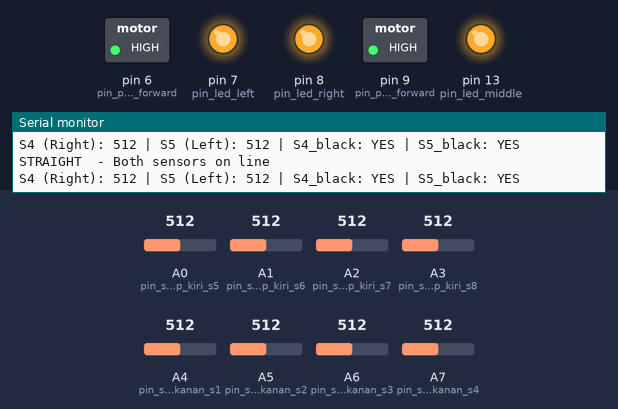
Bench run of a sketch on a simulated Arduino Nano, built with avr-gcc and run on an emulated ATmega328P. On the bench: switched loads named in the sketch (green lamp = pin HIGH), output pins drawn as LEDs (lit = HIGH), the last lines printed to the serial monitor. The inputs (shaded band) are chosen by the test bench; at power-on: A0 (pin_sensor_sayap_kiri_s5) = 512, A7 (pin_sensor_sayap_kanan_s4) = 512, A1 (pin_sensor_sayap_kiri_s6) = 512, A6 (pin_sensor_sayap_kanan_s3) = 512, A2 (pin_sensor_sayap_kiri_s7) = 512, A3 (pin_sensor_sayap_kiri_s8) = 512, A4 (pin_sensor_sayap_kanan_s1) = 512, A5 (pin_sensor_sayap_kanan_s2) = 512.

Above: at 1.3 s.
1.4 s: A0 (pin_sensor_sayap_kiri_s5) set to 490
At 2.1 s:
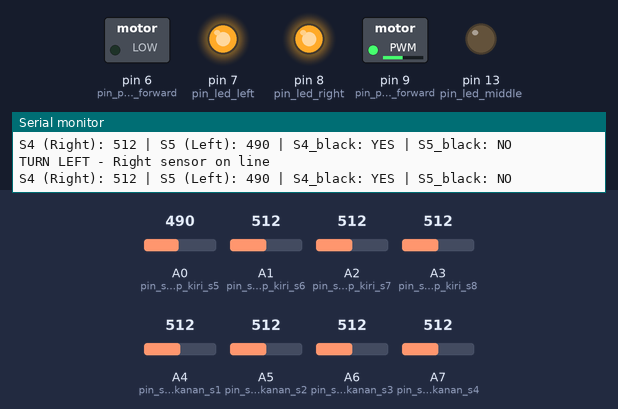
2.9 s: A7 (pin_sensor_sayap_kanan_s4) set to 487
At 3.5 s:
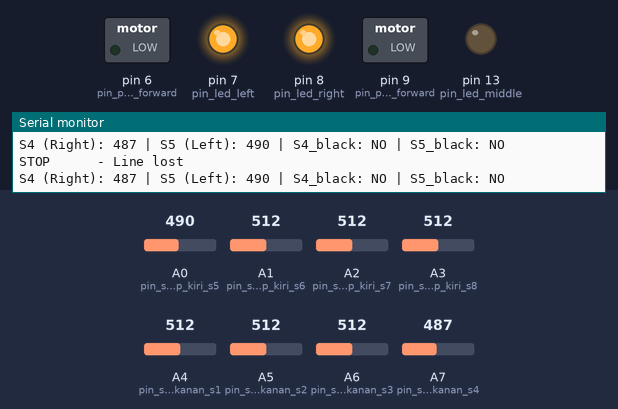
4.4 s: A1 (pin_sensor_sayap_kiri_s6) set to 485
At 4.8 s:
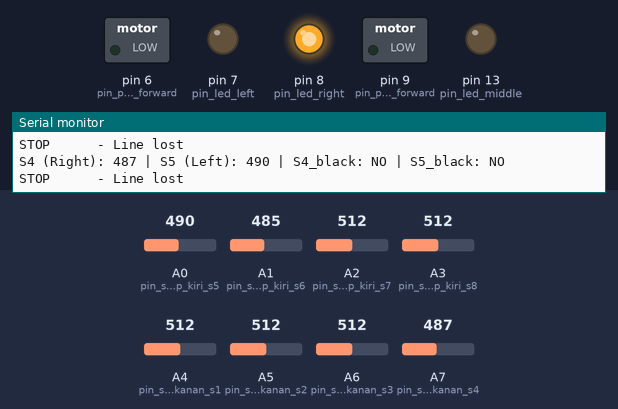
5.9 s: A0 (pin_sensor_sayap_kiri_s5) set to 510
At 6.4 s:
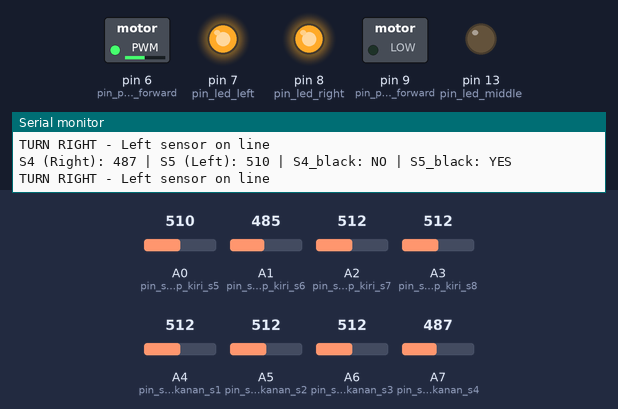
7.4 s: A6 (pin_sensor_sayap_kanan_s3) set to 490
At 8.0 s:
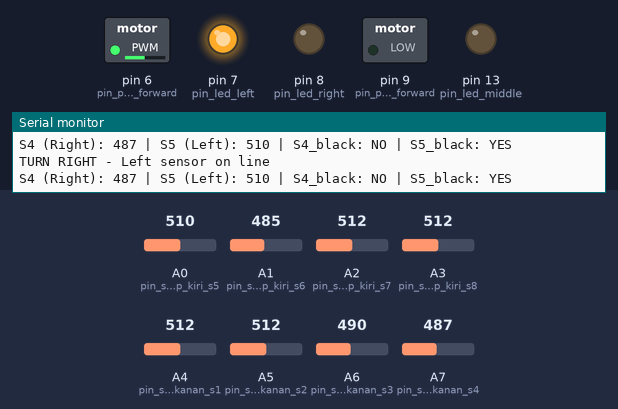
8.9 s: A7 (pin_sensor_sayap_kanan_s4) set to 510
At 9.4 s:
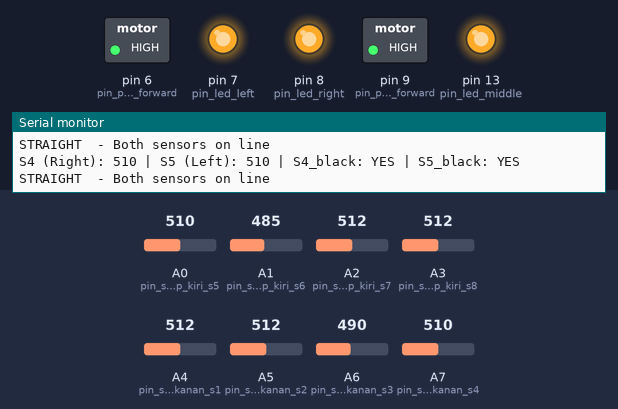
Timing chart, 0 to 11.4 s (numbered marks = the images above; inputs shaded):
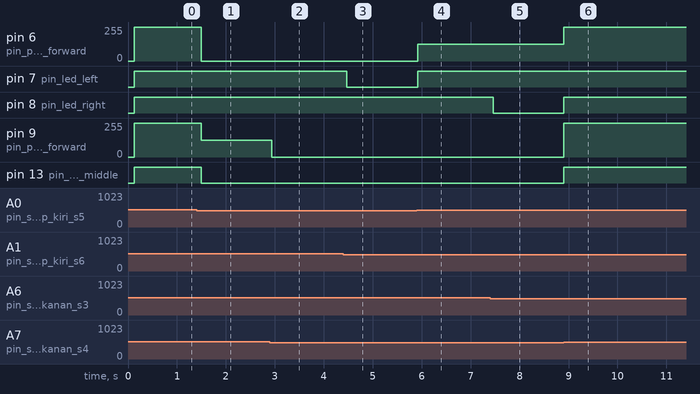

The sketch:

modul-01.ino
```cpp
// =====================================================
// PROGRAM LINE FOLLOWER 8 SENSOR - MODUL 1 PRAKTIKUM
// REV: 06 APRIL 2026
// NOTE: Simple belok menggunakan 2 sensor
// =====================================================

// LED Pin
const int pin_led_left = 7;
const int pin_led_middle = 13;
const int pin_led_right = 8;

// PWM output for Motor
const int pin_pwm_right_motor_forward = 9;
const int pin_pwm_left_motor_forward = 6;

// Sensor ANALOG
const int pin_sensor_sayap_kanan_s1 = A4;
const int pin_sensor_sayap_kanan_s2 = A5;
const int pin_sensor_sayap_kanan_s3 = A6;
const int pin_sensor_sayap_kanan_s4 = A7;
const int pin_sensor_sayap_kiri_s5 = A0;
const int pin_sensor_sayap_kiri_s6 = A1;
const int pin_sensor_sayap_kiri_s7 = A2;
const int pin_sensor_sayap_kiri_s8 = A3;

const int threshold = 500;
const int MOTOR_SPEED = 255;
const int TURN_SPEED = 125;

void setMotors(int leftSpeed, int rightSpeed);

void setup() {
  Serial.begin(9600);
  pinMode(pin_led_left, OUTPUT);
  pinMode(pin_led_middle, OUTPUT);
  pinMode(pin_led_right, OUTPUT);
  pinMode(pin_pwm_right_motor_forward, OUTPUT);
  pinMode(pin_pwm_left_motor_forward, OUTPUT);
  setMotors(0, 0);

  Serial.println("=== LINE FOLLOWER WITH 2 SENSORS (S4 & S5) ===");
  Serial.println("System Ready: Place sensors over black line.");
  Serial.println("S4 (Right): A7, S5 (Left): A0");
  Serial.println("Threshold: " + String(threshold));
  Serial.println("==============================================");
}

// ================= MAIN LOOP =================
void loop() {
  // Membaca 8 analog sensors: S1 S2 S3 S4 (right) and S5 S6 S7 S8 (left)
  int s1 = analogRead(pin_sensor_sayap_kanan_s1);
  int s2 = analogRead(pin_sensor_sayap_kanan_s2);
  int s3 = analogRead(pin_sensor_sayap_kanan_s3);
  int s4 = analogRead(pin_sensor_sayap_kanan_s4);

  int s5 = analogRead(pin_sensor_sayap_kiri_s5);
  int s6 = analogRead(pin_sensor_sayap_kiri_s6);
  int s7 = analogRead(pin_sensor_sayap_kiri_s7);
  int s8 = analogRead(pin_sensor_sayap_kiri_s8);

  // Determine if sensors detect black line (above threshold)
  bool s1_black = s1 > threshold;
  bool s2_black = s2 > threshold;
  bool s3_black = s3 > threshold;
  bool s4_black = s4 > threshold;

  bool s5_black = s5 > threshold;
  bool s6_black = s6 > threshold;
  bool s7_black = s7 > threshold;
  bool s8_black = s8 > threshold;

  // Indikator LED
  digitalWrite(pin_led_left, (s6_black || s5_black) ? HIGH : LOW);
  digitalWrite(pin_led_right, (s3_black || s4_black) ? HIGH : LOW);
  digitalWrite(pin_led_middle, (s4_black && s5_black) ? HIGH : LOW);

  // Motor control logic based on sensor readings
  if (s4_black && s5_black) {
    // Kedua sensor S4 dan S5 detek hitam: Jalan maju
    setMotors(MOTOR_SPEED, MOTOR_SPEED);
    Serial.println("STRAIGHT  - Both sensors on line");
  } else if (s4_black && !s5_black) {
    // Jika sensor kanan (S4) detek hitam - Belok Kiri
    setMotors(0, TURN_SPEED); // Right motor forward, left motor stop
    Serial.println("TURN LEFT - Right sensor on line");
  } else if (!s4_black && s5_black) {
    // Jika sensor kiri (S5) detek hitam - Belok Kanan
    setMotors(TURN_SPEED, 0); // Left motor forward, right motor stop
    Serial.println("TURN RIGHT - Left sensor on line");
  } else {
    // Jika sensors S4 dan S5 detek putih: stop
    setMotors(0, 0);
    Serial.println("STOP      - Line lost");
  }

  Serial.print("S4 (Right): ");
  Serial.print(s4);
  Serial.print(" | S5 (Left): ");
  Serial.print(s5);
  Serial.print(" | S4_black: ");
  Serial.print(s4_black ? "YES" : "NO");
  Serial.print(" | S5_black: ");
  Serial.println(s5_black ? "YES" : "NO");

  delay(10);
}

void setMotors(int leftSpeed, int rightSpeed) {
  leftSpeed = constrain(leftSpeed, 0, 255);
  rightSpeed = constrain(rightSpeed, 0, 255);
  analogWrite(pin_pwm_left_motor_forward, leftSpeed);
  analogWrite(pin_pwm_right_motor_forward, rightSpeed);
}
```

Measured:
- the behaviour switches between 501 and 500 on A0 (pin_sensor_sayap_kiri_s5) (found by bisection; images 0 and 1)
- the behaviour switches between 501 and 500 on A7 (pin_sensor_sayap_kanan_s4) (found by bisection; images 1 and 2)
- the behaviour switches between 501 and 500 on A1 (pin_sensor_sayap_kiri_s6) (found by bisection; images 2 and 3)
- after the input at 1.4 s, pin 6 (pin_pwm_left_motor_forward): 255/255 → 0/255 after 0.09 s; pin 9 (pin_pwm_right_motor_forward): 255/255 → 125/255 after 0.09 s; pin 13 (pin_led_middle): HIGH → LOW after 0.09 s
- after the input at 2.9 s, pin 9 (pin_pwm_right_motor_forward): 125/255 → 0/255 at once
- after the input at 4.4 s, pin 7 (pin_led_left): HIGH → LOW after 0.07 s
- after the input at 5.9 s, pin 6 (pin_pwm_left_motor_forward): 0/255 → 125/255 at once; pin 7 (pin_led_left): LOW → HIGH at once
- after the input at 7.4 s, pin 8 (pin_led_right): HIGH → LOW after 0.06 s
- after the input at 8.9 s, pin 6 (pin_pwm_left_motor_forward): 125/255 → 255/255 at once; pin 8 (pin_led_right), pin 13 (pin_led_middle): LOW → HIGH at once; pin 9 (pin_pwm_right_motor_forward): 0/255 → 255/255 at once
